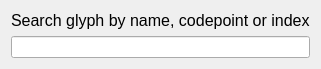
<?xml version="1.0" encoding="UTF-8"?>
<ui version="4.0">
 <class>QXSearchWidget</class>
 <widget class="QWidget" name="QXSearchWidget">
  <property name="geometry">
   <rect>
    <x>0</x>
    <y>0</y>
    <width>297</width>
    <height>68</height>
   </rect>
  </property>
  <property name="windowTitle">
   <string>Form</string>
  </property>
  <layout class="QVBoxLayout" name="verticalLayout">
   <item>
    <widget class="QLabel" name="label">
     <property name="sizePolicy">
      <sizepolicy hsizetype="Preferred" vsizetype="Minimum">
       <horstretch>0</horstretch>
       <verstretch>0</verstretch>
      </sizepolicy>
     </property>
     <property name="font">
      <font>
       <pointsize>12</pointsize>
      </font>
     </property>
     <property name="text">
      <string>Search glyph by name, codepoint or index</string>
     </property>
     <property name="wordWrap">
      <bool>false</bool>
     </property>
    </widget>
   </item>
   <item>
    <widget class="QLineEdit" name="lineEdit">
     <property name="minimumSize">
      <size>
       <width>275</width>
       <height>0</height>
      </size>
     </property>
    </widget>
   </item>
  </layout>
 </widget>
 <resources/>
 <connections/>
</ui>
